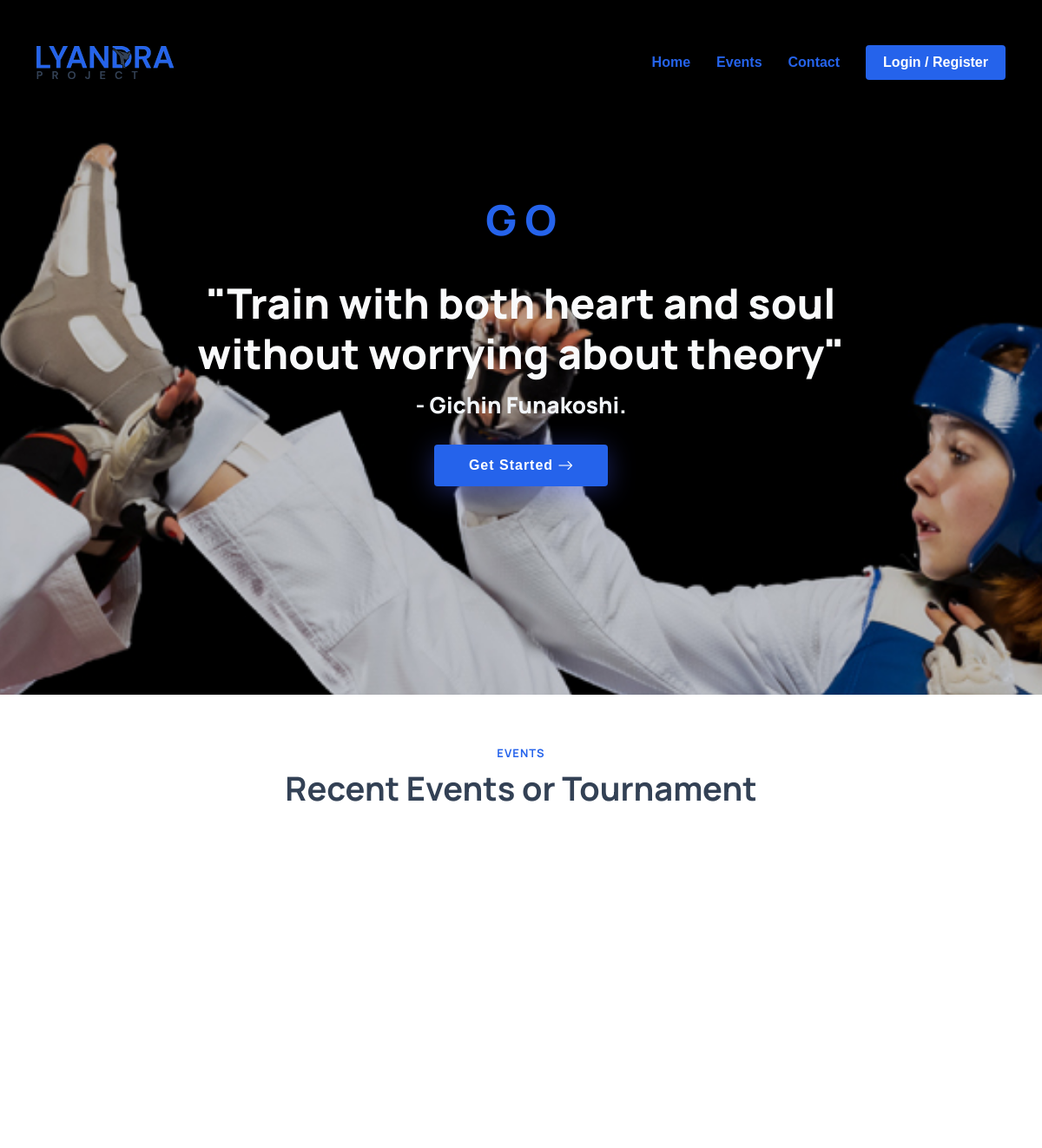
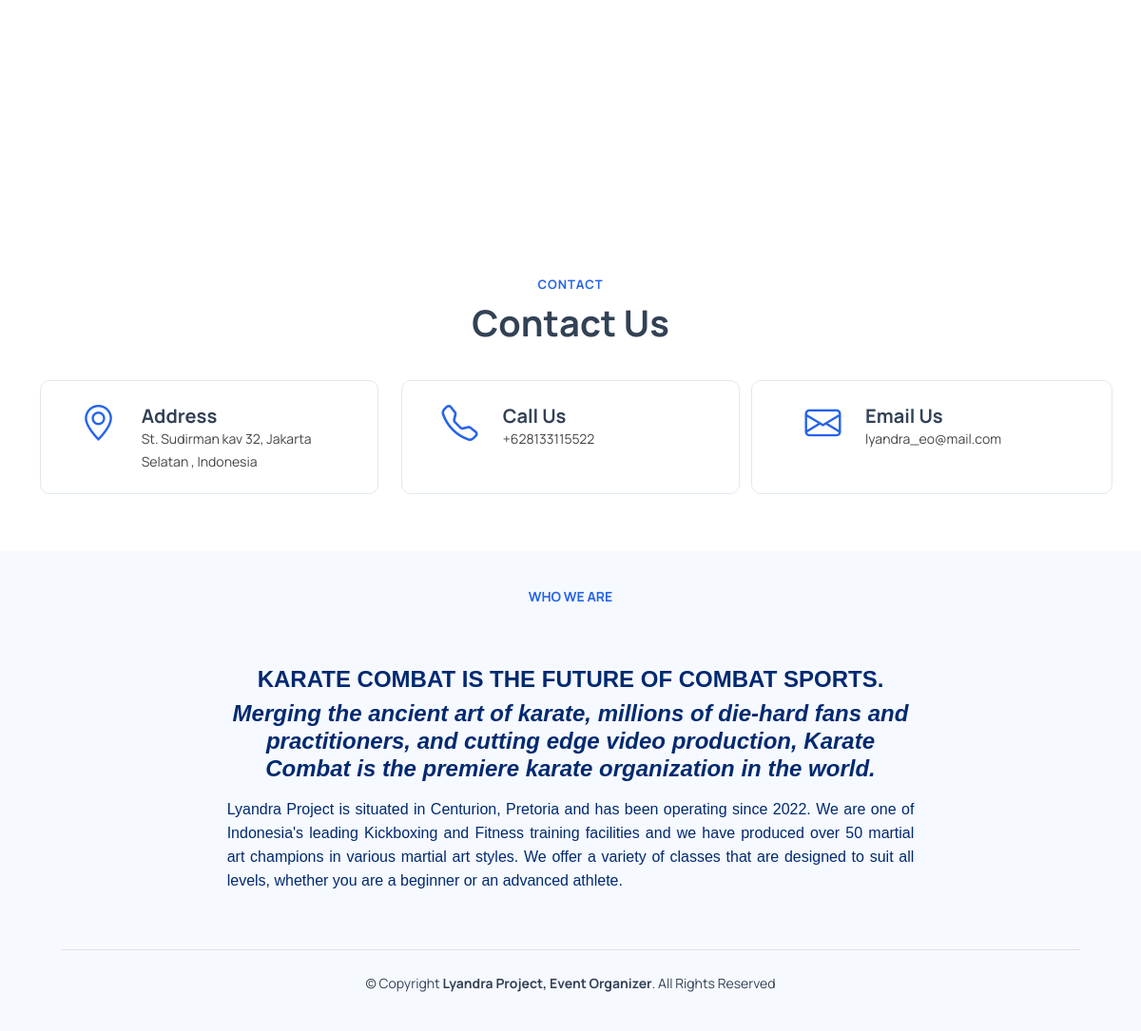
The page / on the database its author committed (2 pictures, top to bottom).
### tables this page shows
CREATE TABLE `tournament` (
  `tournament_id` varchar(30) NOT NULL,
  `tournament_name` varchar(100) NOT NULL,
  `type` varchar(10) NOT NULL,
  `event_date` datetime NOT NULL,
  `regist_date` datetime NOT NULL,
  `closed_date` datetime NOT NULL,
  `created_date` datetime DEFAULT NULL,
  `status` int(1) NOT NULL,
  `description` text NOT NULL,
  `max_participants` int(3) NOT NULL,
  `venue` varchar(100) DEFAULT NULL,
  `venue_map` text DEFAULT NULL,
  `bracket` text DEFAULT NULL
);

CREATE TABLE `tournament_condition` (
  `tournament_id` varchar(30) NOT NULL,
  `min_weight` int(10) NOT NULL,
  `max_weight` int(10) NOT NULL,
  `min_age` int(11) DEFAULT NULL,
  `max_age` int(11) DEFAULT NULL
);

CREATE TABLE `tournament_file` (
  `tournament_id` varchar(30) NOT NULL,
  `rules` text DEFAULT NULL,
  `logo` text DEFAULT NULL,
  `banner` text DEFAULT NULL
);

CREATE TABLE `about` (
  `id` int(10) NOT NULL,
  `email` varchar(255) DEFAULT NULL,
  `name` varchar(255) DEFAULT NULL,
  `phone` varchar(20) DEFAULT NULL,
  `address` text DEFAULT NULL,
  `about` text DEFAULT NULL
);

### application/controllers/HomepagePublic.php (called while the page is built, shortened)
<?php
class HomepagePublic extends CI_Controller
{
	function __construct()
	{
		$this->load->model('modelApp');
		$this->load->model('modelTournament');
		$this->load->helper('form');
		$this->load->helper('date');
		$this->load->helper('array');
		$this->load->library('form_validation');
		$this->load->helper('url');
		$this->load->helper('string');
		$this->load->helper('directory');
		$this->load->helper("file");
	}
	public function index()
	{
		$data['title'] 	 =  APP_NAME;
		$data['content'] = 'public/index';
		$data['item']  = $this->modelTournament->readAll();
		$this->load->view('master_public', $data);
	}
}

### index.php (called while the page is built, shortened)
<?php
require_once BASEPATH.'core/CodeIgniter.php';

### application/helpers/global_helper.php (called while the page is built, shortened)
<?php
function isLogin()
{
    $ci = &get_instance();
    return $ci->session->level != null;
}
function getCompanyData()
{
    $ci = &get_instance();
    return $ci->modelApp->findBy('about', 'id', '1');
}

### application/models/ModelTournament.php (called while the page is built, shortened)
<?php
class ModelTournament extends CI_Model
{
    function readAll()
    {
        $this->db->select('*');
        $this->db->from('tournament');
        $this->db->join('tournament_file', 'tournament.tournament_id = tournament_file.tournament_id','INNER');
        $this->db->join('tournament_condition', 'tournament.tournament_id = tournament_condition.tournament_id','INNER');
        return $this->db->get()->result_array();
    }
}

### application/models/ModelApp.php (called while the page is built, shortened)
<?php
class ModelApp extends CI_Model
{
    function findBy($table, $fieldName, $value)
    {
        $this->db->select('*');
        $this->db->from($table);
        $this->db->where($fieldName, $value);
        $query = $this->db->get();
        return $query->row_array();
    }
}

### application/views/public/index.php (the view, shortened to what this page needs)
<section id="events" class="events">
	<div class="container" data-aos="fade-up">
		<header class="section-header">
			<h2>Events</h2>
			<p>Recent Events or Tournament</p>
		</header>
		<div class="row mt-4 g-4 justify-content-center">
			<?php foreach ($item as $tourItem) : ?>
				<div class="col-lg-4" data-aos="flip-left">
					<div class="post-box">
						<div class="post-logo">
							<div class="overlay"></div>
							<img src="<?= base_url() . 'uploads/tournaments/' . $tourItem['tournament_id'] . '/' . $tourItem['logo']; ?>" class="img-fluid" alt="" />
						</div>
						<div class="post-img">
							<img src="<?= base_url() . 'uploads/tournaments/' . $tourItem['tournament_id'] . '/' . $tourItem['banner']; ?>" class="img-fluid" alt="" />
						</div>
						<span class="post-date">
						</span>
						<h3 class="post-title">
						</h3>
						<a href="javscript:void(0)" atid="<?= $tourItem['tournament_id']; ?>" class="stretched-link mt-auto readmore-event-trigger d-flex gx-2 align-items-center" data-bs-toggle="modal" data-bs-target="#eventDetailModal">
							<span class="me-2">Read More</span>
							<i class="bi bi-arrow-right"></i>
						</a>
					</div>
				</div>
			<?php endforeach; ?>
		</div>
	</div>
</section>
<section id="contact" class="contact">
	<div class="container" data-aos="fade-up">
		<header class="section-header">
			<h2>Contact</h2>
			<p>Contact Us</p>
		</header>
		<div class="row gy-4">
			<div class="container col-lg-12">
				<div class="row gy-4">
					<div class="col-md-4" data-aos="fade-down" data-aos-easing="ease-in-back" data-aos-delay="200" data-aos-offset="0">
						<div class="info-box d-flex flex-row justify-content-center">
							<div class="col-10 row">
								<div class="col-lg-2 col-2">
									<i class="bi bi-geo-alt"></i>
								</div>
								<div class="col-lg-10 col-10">
									<h3>Address</h3>
									<p><?= getCompanyData()['address']; ?></p>
								</div>
							</div>
						</div>
					</div>
					<div class="col-md-4" data-aos="fade-up" data-aos-easing="ease-in-back" data-aos-delay="400" data-aos-offset="0">
						<div class="info-box d-flex flex-row justify-content-center">
							<div class="col-10 row ">
								<div class="col-lg-2 col-2">
									<i class="bi bi-telephone"></i>
								</div>
								<div class="col-lg-10 col-10">
									<h3>Call Us</h3>
									<p><?= getCompanyData()['phone']; ?></p>
								</div>
							</div>
						</div>
					</div>
					<div class="col-md-4" data-aos="fade-down" data-aos-easing="ease-in-back" data-aos-delay="600" data-aos-offset="0">
						<div class="info-box row d-flex flex-row justify-content-center">
							<div class="col-10 row">
								<div class="col-lg-2 col-2">
									<i class="bi bi-envelope"></i>
								</div>
								<div class="col-lg-10 col-10">
									<h3>Email Us</h3>
									<p><?= getCompanyData()['email']; ?></p>
								</div>
							</div>
						</div>
					</div>
				</div>
			</div>
		</div>
	</div>
</section>
<section id="about" class="about">
	<div class="container-fluid" data-aos="fade-up">
		<div class="row gx-0">
			<div class="col-lg-12 d-flex flex-column justify-content-center" data-aos="fade-up" data-aos-delay="200">
				<div class="content row justify-content-center align-items-center">
					<div class="col-lg-8 text-center">
						<h3>Who We Are</h3>
						<h2 class="pt-5">
							<?= htmlspecialchars_decode(getCompanyData()['about']); ?>
						</h2>
					</div>
					<footer id="footer" class="footer">
						<div class="container">
							<div class="copyright row">
								<div class="col-md-12 border-top pt-4">
									&copy; Copyright <strong><span>Lyandra Project, Event Organizer</span></strong>. All Rights Reserved
								</div>
							</div>
						</div>
					</footer>
				</div>
			</div>
		</div>
	</div>
</section>

### application/views/master_public.php (shortened to what this page needs)
<!DOCTYPE html>
<html lang="en">
<head>
    <link href="<?php echo base_url() . 'assets/vendor/bootstrap/css/bootstrap.min.css'; ?>" rel="stylesheet">
    <link href="<?php echo base_url() . 'assets/vendor/bootstrap-icons/bootstrap-icons.css'; ?>" rel="stylesheet">
    <link href="<?php echo base_url() . 'assets/vendor/aos/aos.css'; ?>" rel="stylesheet">
    <link href="<?php echo base_url() . 'assets/vendor/remixicon/remixicon.css'; ?>" rel="stylesheet">
    <link href="<?php echo base_url() . 'assets/vendor/swiper/swiper-bundle.min.css'; ?>" rel="stylesheet">
    <link href="<?php echo base_url() . 'assets/vendor/glightbox/css/glightbox.min.css'; ?>" rel="stylesheet">
    <link href="<?php echo base_url() . 'assets/public_assets/css/style.css'; ?>" rel="stylesheet">
    <link href="<?php echo base_url() . 'assets/cms/css/vertical-layout-light/custom-tails.css'; ?>" rel="stylesheet">
</head>
<body class="body">
    <?php
    $this->load->view('partials/pub_header.php');
    $this->load->view('partials/pub_hero.php');
    ?>
    <main id="main">
        <?php $this->load->view($content); ?>
    </main>
</body>
</html>

### application/views/partials/pub_header.php (shortened to what this page needs)
<header id="header" class="header fixed-top">
    <div class="container-fluid container-xl d-flex align-items-center justify-content-between">
        <a href="index.html" class="logo d-flex align-items-center">
            <img src="<?= base_url() . 'assets/cms/images/app-img/lyandra_logo.svg'; ?>" height="50px"/>
        </a>
        <nav id="navbar" class="navbar">
            <ul>
                <li><a class="nav-link scrollto active" href="#hero">Home</a></li>
                <li><a class="nav-link scrollto" href="#events">Events</a></li>
                <li><a class="nav-link scrollto" href="#contact">Contact</a></li>
                <?php if (isLogin()) : ?>
                    <li class="dropdown">
                        <a href="javascript:void(0)">
                            <span><?= getUserData()['name']; ?></span> <i class="bi bi-chevron-down"></i>
                        </a>
                        <ul>
                            <li><a href="<?= base_url() . 'dashboard'; ?>">Dashboard</a></li>
                            <li><a href="<?= base_url() . 'auth/logout'; ?>">Logout</a></li>
                        </ul>
                    </li>
                <?php else : ?>
                    <li><a class="getstarted scrollto" href="<?= base_url() . 'auth'; ?>">Login / Register</a></li>
                <?php endif; ?>
            </ul>
        </nav>
    </div>
</header>

### application/views/partials/pub_hero.php (shortened to what this page needs)
<section id="hero" class="hero d-flex align-items-center">
    <div class="container">
        <div class="row align-items-center justify-content-center text-center">
            <h1 class="ml4 tex-center">
                <span class="letters letters-2">G O</span>
            </h1>
            <div class="col-lg-10 d-flex flex-column align-items-center text-center">
                <h1 data-aos="fade-down">
                    "Train with both heart and soul <br> without worrying about theory"
                </h1>
                <h2 data-aos="fade-up" data-aos-delay="600">
                    - Gichin Funakoshi.
                </h2>
                <div data-aos="fade-up" data-aos-delay="800">
                    <div class="text-center text-lg-start">
                        <a href="#events" class="btn-get-started scrollto d-inline-flex align-items-center justify-content-center align-self-center">
                            <span>Get Started</span>
                            <i class="bi bi-arrow-right"></i>
                        </a>
                    </div>
                </div>
            </div>
        </div>
    </div>
</section>

### rows shown on the page
tournament: tournament_condition.tournament_id (picture)
about: address "St. Sudirman kav 32, Jakarta Selatan , Indonesia", phone "+628133115522", email "lyandra_eo@mail.com", about "KARATE COMBAT IS THE FUTURE OF COMBAT SPORTS. Merging the ancient art of karate, millions of die-hard fans and practitioners, and cutting edge video production, Karate Combat is the premiere karate organization in the world. Lyandra Project is situated in Centurion, Pretoria and has been operating since 2022. We are one of Indonesia's leading Kickboxing and Fitness training facilities and we have produced over 50 martial art champions in various martial art styles. We offer a variety of classes that are designed to suit all levels, whether you are a beginner or an advanced athlete."
